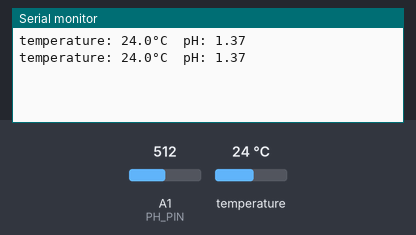
A sketch run on a simulated Arduino Mega 2560, built with avr-gcc and run on an emulated ATmega2560. Parts: the last lines printed to the serial monitor. The inputs (shaded band) are chosen by the test bench; at power-on: temperature 24 °C, A1 (PH_PIN) = 512.

Above: at 2.8 s.
2.9 s: temperature set to 12 °C
At 3.4 s:
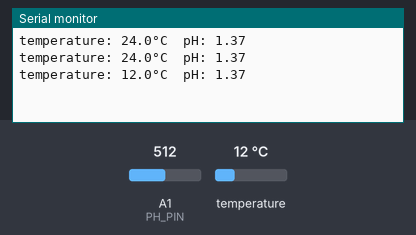
4.4 s: A1 (PH_PIN) set to 716
At 5.7 s:
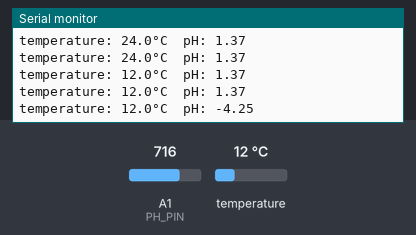
5.9 s: temperature set to 19 °C
At 6.8 s:
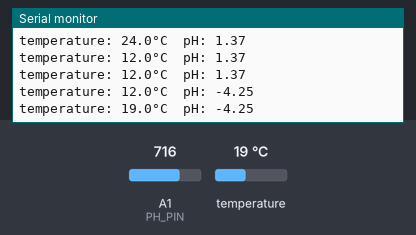
7.4 s: A1 (PH_PIN) set to 900
At 8.5 s:
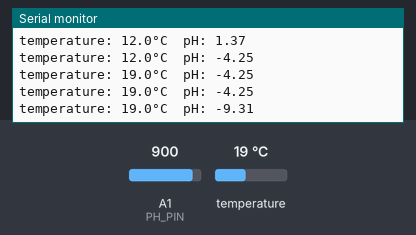
Timing chart, 0 to 9.9 s (numbered marks = the images above; inputs shaded):
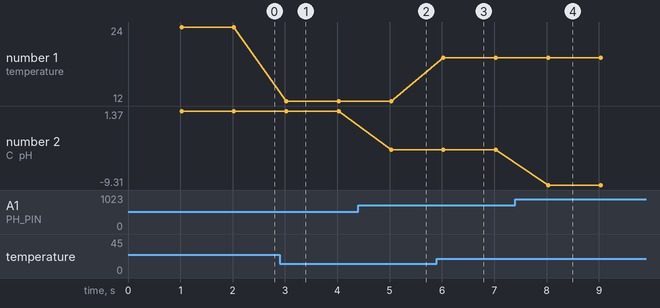

Measured:
- after the input at 2.9 s, the serial monitor: prints a new line after 0.13 s (image 1)
- after the input at 4.4 s, the serial monitor: prints a new line after 0.63 s (image 2)
- after the input at 5.9 s, the serial monitor: prints a new line after 0.13 s (image 3)
- after the input at 7.4 s, the serial monitor: prints a new line after 0.63 s (image 4)
- plotted number 1: 24 → 12 after the input at 2.9 s, 12 → 19 after the input at 5.9 s
- plotted number 2: 1.37 → -4.25 after the input at 4.4 s, -4.25 → -9.31 after the input at 7.4 s

The sketch:

Sensors.ino
```cpp
#include <OneWire.h>  // Include the OneWire library for DS18B20 temperature sensor
#include "DFRobot_PH.h"  // Include the DFRobot pH library for pH meter functionality
#include <EEPROM.h>  // Include the EEPROM library for saving calibration data

// Pin for DS18B20 temperature sensor
int DS18S20_Pin = 52; // Define the digital pin for the DS18S20 temperature sensor

// Initialize the OneWire library with the DS18S20 pin
OneWire ds(DS18S20_Pin);

// Pin connected to the pH sensor
#define PH_PIN A1  // Define the analog pin for the pH sensor

float voltage, phValue, temperature;  // Variables to store voltage, pH value, and temperature
DFRobot_PH ph;  // Create an instance of the DFRobot_PH class

void setup() {
  Serial.begin(115200);  // Start serial communication at 115200 baud rate
  ph.begin();  // Initialize the pH meter
}

void loop() {
  static unsigned long timepoint = millis();
  // Take measurements every 1000 milliseconds (1 second)
  if(millis() - timepoint > 1000U) {
    timepoint = millis();

    // Read the temperature from the DS18B20 sensor
    temperature = readTemperature(); // Get temperature for pH temperature compensation

    // Read the voltage from the pH sensor
    voltage = analogRead(PH_PIN) / 1024.0 * 5000;  // Convert analog reading to millivolts
    phValue = ph.readPH(voltage, temperature);  // Calculate pH value with temperature compensation

    // Print the temperature and pH values to the Serial Monitor
    Serial.print("temperature: ");
    Serial.print(temperature, 1);  // Print temperature with one decimal place
    Serial.print("°C  pH: ");
    Serial.println(phValue, 2);  // Print pH value with two decimal places
  }
  // Check for calibration commands via Serial and perform calibration
  ph.calibration(voltage, temperature);
}

// Function to get temperature from the DS18B20 sensor
float readTemperature() {
  byte data[12];  // Array to store temperature data
  byte addr[8];  // Array to store sensor address

  // Search for sensors on the bus
  if (!ds.search(addr)) {
    ds.reset_search();  // Reset search for the next attempt
    return -1000; // Return a placeholder indicating no sensor found
  }

  // Check if data received is valid
  if (OneWire::crc8(addr, 7) != addr[7]) {
    Serial.println("CRC is not valid!");  // Print error message
    return -1000;
  }

  // Verify the sensor type is DS18B20
  if (addr[0] != 0x10 && addr[0] != 0x28) {
    Serial.print("Device is not recognized");  // Print error message
    return -1000;
  }

  // Reset, select the sensor, then initiate temperature conversion
  ds.reset();
  ds.select(addr);
  ds.write(0x44, 1); // Start conversion, with parasite power on at the end

  // Wait for conversion to complete then read the scratchpad
  byte present = ds.reset();
  ds.select(addr);
  ds.write(0xBE); // Command to read Scratchpad

  // Read the temperature data
  for (int i = 0; i < 9; i++) { // We need 9 bytes as per DS18B20 specs
    data[i] = ds.read();
  }

  ds.reset_search(); // Reset the search to allow us to detect the next device in the next loop

  // Processing the data received from the sensor
  byte MSB = data[1]; // Most Significant Byte of the temperature
  byte LSB = data[0]; // Least Significant Byte of the temperature

  // Forming the raw temperature value from two bytes
  float tempRead = ((MSB << 8) | LSB); // Use bitwise OR to combine MSB and LSB

  // Converting raw value to Celsius
  float TemperatureSum = tempRead / 16;

  return TemperatureSum; // Return the processed temperature
}
```
